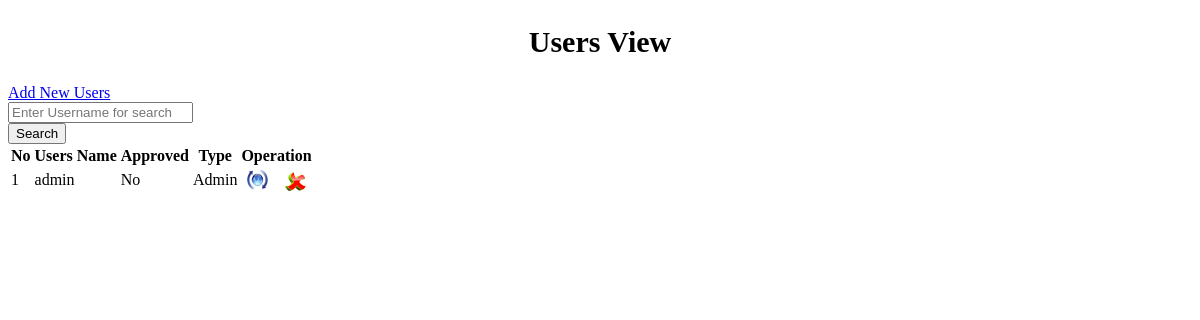
/View_Users.php, run on an earlier commit of the app's database.
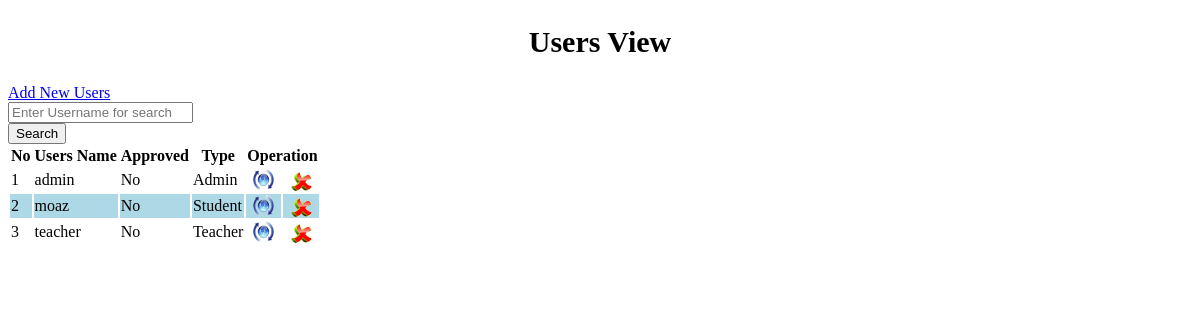
And on a later commit of the database.
### tables this page shows
CREATE TABLE `users_tbl` (
  `u_id` int(10) UNSIGNED NOT NULL,
  `username` varchar(50) NOT NULL,
  `password` varchar(30) NOT NULL,
  `type` char(10) NOT NULL
);

### View_Users.php (the view, shortened to what this page needs)
<!DOCTYPE html PUBLIC "-//W3C//DTD XHTML 1.0 Transitional//EN" "http://www.w3.org/TR/xhtml1/DTD/xhtml1-transitional.dtd">
<html xmlns="http://www.w3.org/1999/xhtml">
<head>
<link rel="stylesheet" type="text/css" href="css/style_view.css" />
</head>
<body>
	<h1 style="text-align:center; font-size:30px; padding:5px;">Users View</h1>
<div class="col-md-12  view-form-style">
    <div class="col-md-1 entry-head margin-20b">
        <a class="btn btn-primary right" <a href="?tag=susers_entry">Add New Users</a>
    </div>
    <form role="form" data-toggle="validator" method="post" class="form-horizontal">
        <div class="form-group">
            <div class="col-md-9 col-md-offset-1     col-xs-9 col-sm-10">
                <input type="text" class="form-control" name="searchtxt" Placeholder="Enter Username for search" autocomplete="off"/></div>
            <input type="submit" name="btnsearch" value="Search" class="btn btn-info"/>
        </div>
    </form>
<div class="table-responsive">
    <form method="post">
        <table class="table table-bordered">
        <tr>
            <th>No</th>
            <th>Users Name</th>
            <th>Approved</th>
            <th>Type</th>
            <th colspan="2">Operation</th>
        </tr>
         <?php
		 $key="";
	if($key !="")
		$sql_sel=mysql_query("SElECT * FROM users_tbl WHERE username  like '%$key%' ");
	else
        $sql_sel=mysql_query("SELECT * FROM users_tbl");
    $i=0;
    while($row=mysql_fetch_array($sql_sel)){
    $i++;
    $color=($i%2==0)?"lightblue":"white";
    ?>
      <tr bgcolor="<?php echo $color?>">
            <td><?php echo $i;?></td>
            <td><?php echo $row['username'];?></td>
            <td><?php if($row['approved']==0){
            	echo "No";
            }else{
            	echo "Yes";
            }?></td>
            <td><?php echo $row['type'];?></td>
            <td align="center"><a href="?tag=susers_entry&opr=upd&rs_id=<?php echo $row['u_id'];?>" title="Upate"><img src="picture/update.png" /></a></td>
            <td align="center"><a href="?tag=view_users&opr=del&rs_id=<?php echo $row['u_id'];?>" title="Delete"><img src="picture/delete.png" /></a></td>
        </tr>
    <?php
    }
    ?>
     </table>
   </form>
</div>
</body>
</html>

What changed in the data, as far as the page shows it:
added users_tbl: username "moaz", approved "No", type "Student"
added users_tbl: username "teacher", approved "No", type "Teacher"
